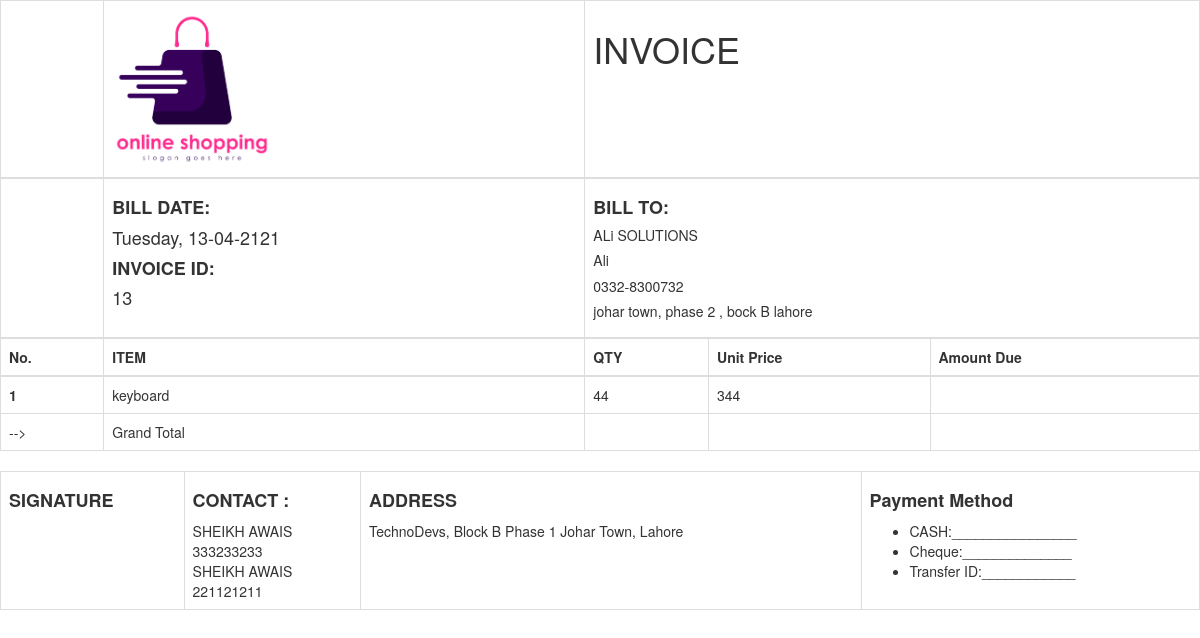
The page /pages/recipt.php?id=13 on the database its author committed.
### tables this page shows
CREATE TABLE `invoices` (
  `invoiceID` int NOT NULL,
  `Cname` varchar(255) DEFAULT NULL,
  `shopName` varchar(255) DEFAULT NULL,
  `address` varchar(255) DEFAULT NULL,
  `phone` varchar(160) DEFAULT NULL,
  `productName` varchar(255) DEFAULT NULL,
  `unitPrice` float DEFAULT NULL,
  `quantity` int DEFAULT NULL,
  `total` varchar(160) DEFAULT NULL
);

CREATE TABLE `company` (
  `contactName1` varchar(255) DEFAULT NULL,
  `phone1` int DEFAULT NULL,
  `contactName2` varchar(255) DEFAULT NULL,
  `phone2` int DEFAULT NULL,
  `Address` varchar(299) NOT NULL
);

### config/config.php (called while the page is built, shortened)
<?php
class conn
{
    public function connection($some)
    {
        $servername = "localhost";
        $username = "root1";
        $password = "rootroot_1";
        $dbname = "Invoice_app";
        try {
            $conn = new PDO("mysql:host=$servername; dbname=$dbname", $username, $password);
            $conn->setAttribute(PDO::ATTR_ERRMODE, PDO::ERRMODE_EXCEPTION);
            $result = $conn->query($some);
            return $result;
        } catch (PDOException $e) {
            die("Could not connect to the database $dbname :" . $e->getMessage());
        }
    }
}

### classes/invoiceDB.php (called while the page is built, shortened)
<?php
require_once "../config/config.php";
class invoice
{
    public function reciptData($id)
    {
        $result = new conn();
        $sql = "SELECT *
        FROM invoices
        WHERE invoiceID= $id
        ORDER BY invoiceID";
        $abc = $result->connection($sql);
        return $abc;
    }
}

### classes/company.php (called while the page is built)
<?php
require_once "../config/config.php";
class company{
    public function show(){
        $result = new conn();
        $sql = 'SELECT *
        FROM company';
        $abc = $result->connection($sql);
        return $abc;
    }
}

### pages/recipt.php (the view, shortened to what this page needs)
<?php
require_once "../classes/invoiceDB.php";
require_once "../classes/company.php";
$q = $_REQUEST['id'];
?>
<!DOCTYPE html>
<html lang="en">
<head>
  <link rel="stylesheet" href="https://maxcdn.bootstrapcdn.com/bootstrap/3.3.7/css/bootstrap.min.css">
</head>
<body>
  <table id="total" class="table table-bordered">
    <thead>
      <tr>
        <td></td>
        <td><img width="160px" src="../assets/images/logo.png" alt=""></td>
        <td colspan="3">
          <h1>INVOICE</h1>
        </td>
      </tr>
      <tr>
        <td></td>
        <?php
                $data = new invoice();
                $q = $data->reciptData($q);
                foreach ($q->fetchAll() as $row) {
                ?>
        <td>
          <h4><b>BILL DATE:</b></h2>
            <h4><?php echo date("l, d-m-yy"); ?></h4>
            <h4><b>INVOICE ID:</b></b></h2>
              <h4><?php echo htmlspecialchars($row['invoiceID']) ?></h4>
        </td>
        <td colspan="3">
          <h4><b>BILL TO:</b></h2>
          <h5><?php echo htmlspecialchars($row['shopName']) ?></h5>
          <h5><?php echo htmlspecialchars($row['Cname']) ?></h5>
          <h5><?php echo htmlspecialchars($row['phone']) ?></h5>
          <h5><?php echo htmlspecialchars($row['address']) ?></h5>
        </td>
      </tr>
      <tr>
        <th scope="col">No.</th>
        <th scope="col">ITEM</th>
        <th scope="col">QTY</th>
        <th scope="col">Unit Price</th>
        <th scope="col">Amount Due</th>
      </tr>
    </thead>
    <tbody>
      <tr>
        <th>1</th>
        <td><?php echo htmlspecialchars($row['productName']) ?></td>
        <td><?php echo htmlspecialchars($row['quantity']) ?></td>
        <td><?php echo htmlspecialchars($row['unitPrice']) ?></td>
        <td ><?php echo htmlspecialchars($row['total']) ?></td>
      </tr>
      <tr>
          <td>--></td>
          <td>Grand Total</td>
          <td></td>
          <td></td>
          <td id="val"><?php echo htmlspecialchars($row['total']) ?></td>
      </tr>
      <?php } ?>
    </tbody>
  </table>
<table class="table table-bordered">
<tbody>
<?php
                $data = new company();
                $q = $data->show();
                foreach ($q->fetchAll() as $row) {
                ?>
      <tr>
        <td><h4><b>SIGNATURE</b></h4></td>
        <td> <h4><b>CONTACT :</b></h4>
          <?php echo htmlspecialchars($row['contactName1']) ?><br>
        <?php echo htmlspecialchars($row['phone1']) ?><br>
        <?php echo htmlspecialchars($row['contactName2']) ?><br>
        <?php echo htmlspecialchars($row['phone2']) ?>
      </td>
        <td>
          <h4><b>ADDRESS</b></h4>
        <?php echo htmlspecialchars($row['Address']) ?></td>
        <td>
          <h4><b>Payment Method</b></h4>
          <ul>
            <li>CASH:________________</li>
            <li>Cheque:______________</li>
            <li>Transfer ID:____________</li>
          </ul>
        </td>
      </tr>
      <?php } ?>
    </tbody>
</table>
</body>
</html>

### rows shown on the page
invoices: invoiceID "13", shopName "ALi SOLUTIONS", Cname "Ali", phone "0332-8300732", address "johar town, phase 2 , bock B lahore", productName "keyboard", quantity "44", unitPrice "344"
company: contactName1 "SHEIKH AWAIS", phone1 "333233233", contactName2 "SHEIKH AWAIS", phone2 "221121211", Address "TechnoDevs, Block B Phase 1 Johar Town, Lahore"
